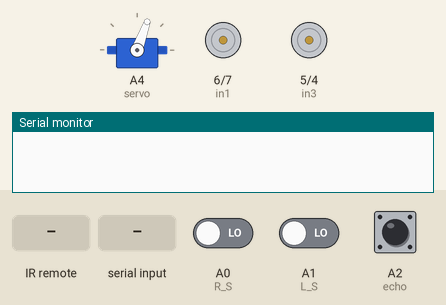
Recording of a sketch running on a simulated Arduino Uno, built with avr-gcc and run on an emulated ATmega328P. Shown: servo, motor-driver pin pairs drawn as motors (green arrow = first pin HIGH = forward, orange = second pin HIGH = backward, longer = more drive, scaled by the enable pin), the last lines printed to the serial monitor. Wiring (inferred from the names in the program): servo: signal A4. Inputs (shaded band) come from the test bench; at power-on: A2 (echo) LOW, A0 (R_S) LOW, A1 (L_S) LOW. Servo pulses on a pin are drawn as a servo (544–2400 µs = 0–180°).

Above: at 4.7 s.
4.8 s: infrared code 0xFF7A85 received
At 7.5 s:
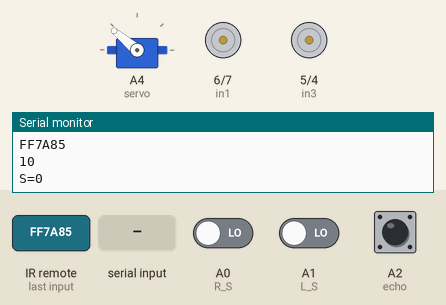
7.8 s: A2 (echo) pulsed HIGH 2 times (0.12 s each, 0.3 s apart)
10.8 s: infrared code 0xFF18E7 received
At 13.3 s:
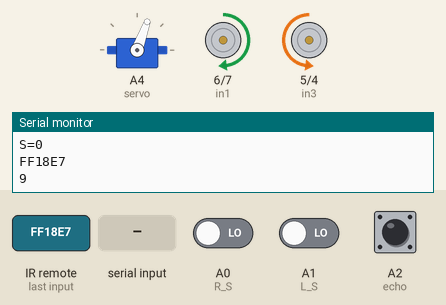
13.8 s: "1\n" received over the second serial link
At 14.6 s:
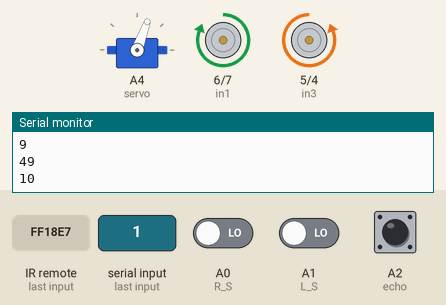
At 18.9 s:
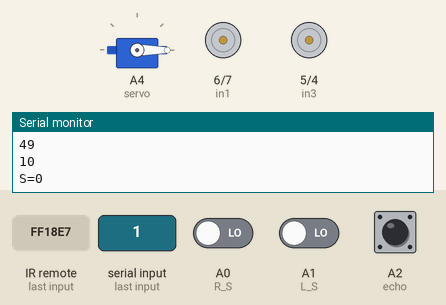
19.8 s: "0\n" received over the second serial link
28.8 s: infrared code 0xFFA857 received
Timing chart, 0 to 32.8 s (numbered marks = the images above; inputs shaded):
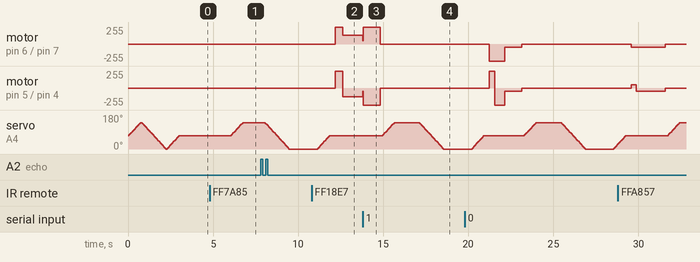

The sketch:

Car_controll_v.4_and_final.ino
```cpp
#include <SoftwareSerial.h>
SoftwareSerial BT_Serial(2, 3); // RX, TX

#include <IRremote.h>
const int RECV_PIN = A5;
IRrecv irrecv(RECV_PIN);
decode_results results;

#define enA 10//Enable1 L298 Pin enA
#define in1 6 //Motor1  L298 Pin in1
#define in2 7 //Motor1  L298 Pin in1
#define in3 5 //Motor2  L298 Pin in1
#define in4 4 //Motor2  L298 Pin in1
#define enB 9 //Enable2 L298 Pin enB

#define servo A4

#define R_S A0 //ir sensor Right
#define L_S A1 //ir sensor Left

#define echo A2    //Echo pin
#define trigger A3 //Trigger pin

int distance_L, distance_F = 30, distance_R;
long distance;
int set = 20;

int bt_ir_data; // variable to receive data from the serial port and IRremote
int Speed = 130;
int mode=0;
int IR_data;

void setup(){ // put your setup code here, to run once

pinMode(R_S, INPUT); // declare if sensor as input
pinMode(L_S, INPUT); // declare ir sensor as input

pinMode(echo, INPUT );// declare ultrasonic sensor Echo pin as input
pinMode(trigger, OUTPUT); // declare ultrasonic sensor Trigger pin as Output

pinMode(enA, OUTPUT); // declare as output for L298 Pin enA
pinMode(in1, OUTPUT); // declare as output for L298 Pin in1
pinMode(in2, OUTPUT); // declare as output for L298 Pin in2
pinMode(in3, OUTPUT); // declare as output for L298 Pin in3
pinMode(in4, OUTPUT); // declare as output for L298 Pin in4
pinMode(enB, OUTPUT); // declare as output for L298 Pin enB


Serial.begin(9600); // start serial communication at 9600bps
BT_Serial.begin(9600);

pinMode(servo, OUTPUT);

 for (int angle = 70; angle <= 140; angle += 5)  {
   servoPulse(servo, angle);  }
 for (int angle = 140; angle >= 0; angle -= 5)  {
   servoPulse(servo, angle);  }

 for (int angle = 0; angle <= 70; angle += 5)  {
   servoPulse(servo, angle);  }
delay(500);
}


void loop(){

if(BT_Serial.available() > 0){  //if some date is sent, reads it and saves in state
bt_ir_data = BT_Serial.read();
Serial.println(bt_ir_data);
if(bt_ir_data > 20){Speed = bt_ir_data;}
}

if (irrecv.decode(&results)) {
Serial.println(results.value,HEX);
bt_ir_data = IRremote_data();
Serial.println(bt_ir_data);
irrecv.resume(); // Receive the next value
delay(100);
}

     if(bt_ir_data == 8){mode=0; Stop();}    //Manual Android Application and IR Remote Control Command
else if(bt_ir_data == 9){mode=1; Speed=130;} //Auto Line Follower Command
else if(bt_ir_data ==10){mode=2; Speed=255;} //Auto Obstacle Avoiding Command

analogWrite(enA, Speed); // Write The Duty Cycle 0 to 255 Enable Pin A for Motor1 Speed
analogWrite(enB, Speed); // Write The Duty Cycle 0 to 255 Enable Pin B for Motor2 Speed

if(mode==0){
//===============================================================================
//                          Key Control Command
//===============================================================================
     if(bt_ir_data == 1){forword(); }  // if the bt_data is '1' the DC motor will go forward
else if(bt_ir_data == 2){backword();}  // if the bt_data is '2' the motor will Reverse
else if(bt_ir_data == 3){turnLeft();}  // if the bt_data is '3' the motor will turn left
else if(bt_ir_data == 4){turnRight();} // if the bt_data is '4' the motor will turn right
else if(bt_ir_data == 5){Stop(); }     // if the bt_data '5' the motor will Stop

//===============================================================================
//                          Voice Control Command
//===============================================================================
else if(bt_ir_data == 6){turnLeft();  delay(400);  bt_ir_data = 5;}
else if(bt_ir_data == 7){turnRight(); delay(400);  bt_ir_data = 5;}
}

if(mode==1){
//===============================================================================
//                          Line Follower Control
//===============================================================================
if((digitalRead(R_S) == 0)&&(digitalRead(L_S) == 0)){forword();}  //if Right Sensor and Left Sensor are at White color then it will call forword function
if((digitalRead(R_S) == 1)&&(digitalRead(L_S) == 0)){turnRight();}//if Right Sensor is Black and Left Sensor is White then it will call turn Right function
if((digitalRead(R_S) == 0)&&(digitalRead(L_S) == 1)){turnLeft();} //if Right Sensor is White and Left Sensor is Black then it will call turn Left function
if((digitalRead(R_S) == 1)&&(digitalRead(L_S) == 1)){Stop();}     //if Right Sensor and Left Sensor are at Black color then it will call Stop function
}

if(mode==2){
//===============================================================================
//                          Obstacle Avoiding Control
//===============================================================================
 distance_F = Ultrasonic_read();
 Serial.print("S=");Serial.println(distance_F);
  if (distance_F > set){forword();}
    else{Check_side();}
}

delay(10);
}

long IRremote_data(){
     if(results.value==0xFF02FD){IR_data=1;}
else if(results.value==0xFF9867){IR_data=2;}
else if(results.value==0xFFE01F){IR_data=3;}
else if(results.value==0xFF906F){IR_data=4;}
else if(results.value==0xFF629D || results.value==0xFFA857){IR_data=5;}
else if(results.value==0xFF30CF){IR_data=8;}
else if(results.value==0xFF18E7){IR_data=9;}
else if(results.value==0xFF7A85){IR_data=10;}
return IR_data;
}

void servoPulse (int pin, int angle){
int pwm = (angle*11) + 500;      // Convert angle to microseconds
 digitalWrite(pin, HIGH);
 delayMicroseconds(pwm);
 digitalWrite(pin, LOW);
 delay(50);                   // Refresh cycle of servo
}


//**********************Ultrasonic_read****************************
long Ultrasonic_read(){
  digitalWrite(trigger, LOW);
  delayMicroseconds(2);
  digitalWrite(trigger, HIGH);
  delayMicroseconds(10);
  distance = pulseIn (echo, HIGH);
  return distance / 29 / 2;
}

void compareDistance(){
       if (distance_L > distance_R){
  turnLeft();
  delay(350);
  }
  else if (distance_R > distance_L){
  turnRight();
  delay(350);
  }
  else{
  backword();
  delay(300);
  turnRight();
  delay(600);
  }
}

void Check_side(){
    Stop();
    delay(100);
 for (int angle = 70; angle <= 140; angle += 5)  {
   servoPulse(servo, angle);  }
    delay(300);
    distance_L = Ultrasonic_read();
    delay(100);
  for (int angle = 140; angle >= 0; angle -= 5)  {
   servoPulse(servo, angle);  }
    delay(500);
    distance_R = Ultrasonic_read();
    delay(100);
 for (int angle = 0; angle <= 70; angle += 5)  {
   servoPulse(servo, angle);  }
    delay(300);
    compareDistance();
}

void forword(){  //forword
digitalWrite(in1, HIGH); //Right Motor forword Pin
digitalWrite(in2, LOW);  //Right Motor backword Pin
digitalWrite(in3, LOW);  //Left Motor backword Pin
digitalWrite(in4, HIGH); //Left Motor forword Pin
}

void backword(){ //backword
digitalWrite(in1, LOW);  //Right Motor forword Pin
digitalWrite(in2, HIGH); //Right Motor backword Pin
digitalWrite(in3, HIGH); //Left Motor backword Pin
digitalWrite(in4, LOW);  //Left Motor forword Pin
}

void turnRight(){ //turnRight
digitalWrite(in1, LOW);  //Right Motor forword Pin
digitalWrite(in2, HIGH); //Right Motor backword Pin
digitalWrite(in3, LOW);  //Left Motor backword Pin
digitalWrite(in4, HIGH); //Left Motor forword Pin
}

void turnLeft(){ //turnLeft
digitalWrite(in1, HIGH); //Right Motor forword Pin
digitalWrite(in2, LOW);  //Right Motor backword Pin
digitalWrite(in3, HIGH); //Left Motor backword Pin
digitalWrite(in4, LOW);  //Left Motor forword Pin
}

void Stop(){ //stop
digitalWrite(in1, LOW); //Right Motor forword Pin
digitalWrite(in2, LOW); //Right Motor backword Pin
digitalWrite(in3, LOW); //Left Motor backword Pin
digitalWrite(in4, LOW); //Left Motor forword Pin
}
```

Measured:
- after the input at 4.8 s, servo on A4 (servo): moves from 70° to 140° over 0.67 s, starting after 1.3 s
- after the input at 13.8 s, motor on pin 6 (in1) / pin 7 (in2): forward 130/255 → forward 255/255 at once, → stopped 1.0 s later; motor on pin 5 (in3) / pin 4 (in4): backward 130/255 → backward 255/255 at once, → stopped 1.0 s later; servo on A4 (servo): rises from 70° to 140° in 0.67 s, then falls to 0° in 2.9 s
